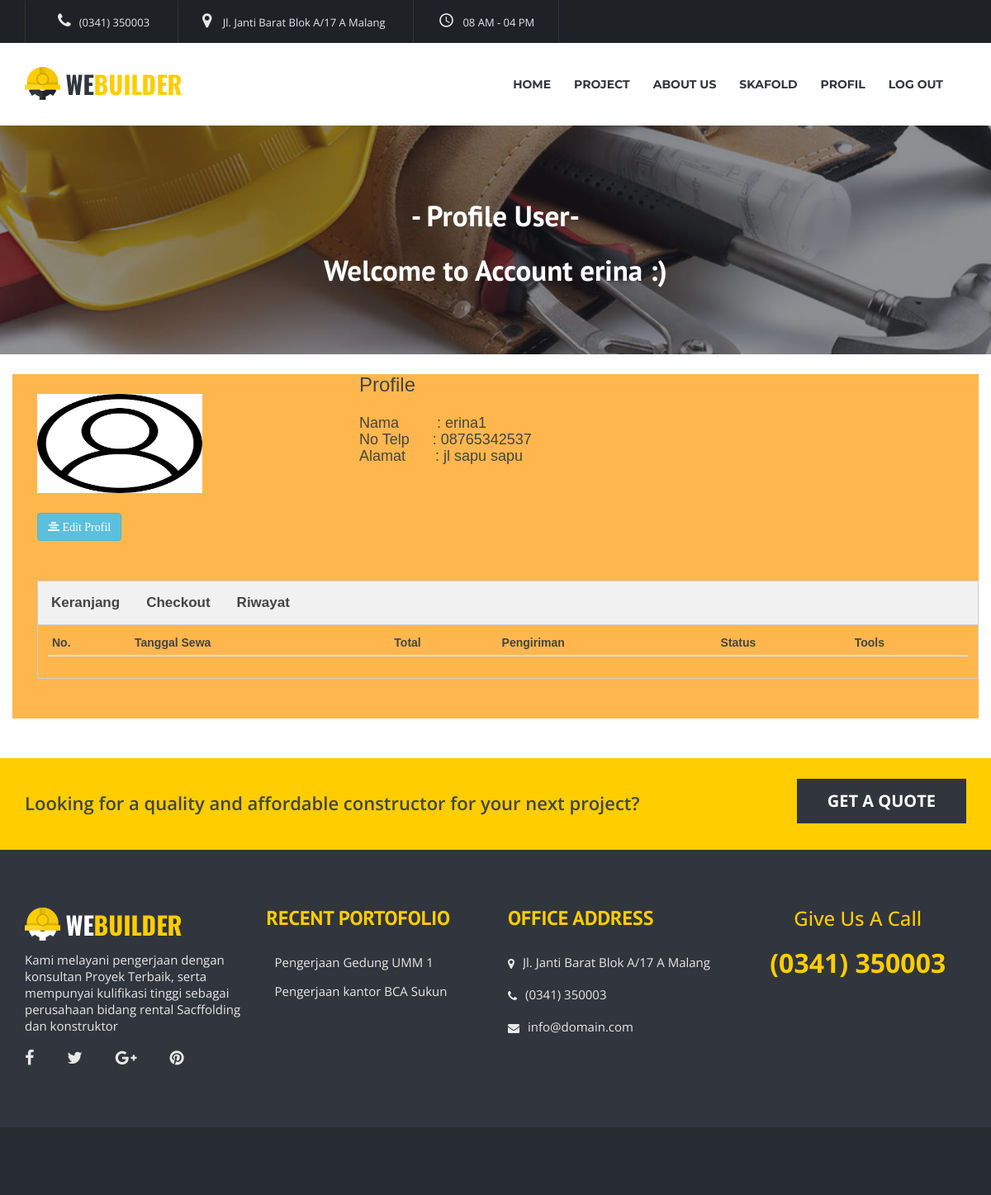
Screenshot of /ProfilBar.php (signed in) with the database file from the repository.
### tables this page shows
CREATE TABLE `user` (
  `id_user` int(11) NOT NULL,
  `username` varchar(100) NOT NULL,
  `password` varchar(500) NOT NULL,
  `email` varchar(100) NOT NULL,
  `status` varchar(100) NOT NULL,
  `nama` varchar(100) NOT NULL,
  `foto` varchar(100) DEFAULT 'p.png',
  `no_telp` varchar(100) NOT NULL,
  `alamat` varchar(100) NOT NULL
);

### ProfilBar.php (the view, shortened to what this page needs)
<?php
include "koneksi/koneksi.php";
$jamPemesanan = $idPenyewa = $idAdmin = $idKeranjang = $jaminanCheckout = $totalCheckout = $masaSewa = $total = $jumlahSet = $jaminan = $bayar = 0;
$username = $_SESSION['username'];
$queryIdUser = mysqli_query($mysqli, "SELECT * FROM user WHERE username='$username'") or die("data salah: " . mysqli_error($mysqli));
while ($show = mysqli_fetch_array($queryIdUser)) {
    $nama = $show['nama'];
    $no_telp = $show['no_telp'];
    $alamat = $show['alamat'];
    $foto = $show['foto'];
}
?>
<!DOCTYPE html>
<html lang="en">
<head>
    <link href="css/font-awesome.min.css" rel="stylesheet">
    <link href="css/materialdesignicons.min.css" rel="stylesheet">
    <link href="css/bootstrap.min.css" rel="stylesheet">
    <link href="vendors/revolution/css/settings.css" rel="stylesheet">
    <link href="vendors/revolution/css/layers.css" rel="stylesheet">
    <link href="vendors/revolution/css/navigation.css" rel="stylesheet">
    <link href="vendors/animate-css/animate.css" rel="stylesheet">
    <link href="vendors/owl-carousel/assets/owl.carousel.min.css" rel="stylesheet">
    <link href="css/style.css" rel="stylesheet">
    <link href="css/responsive.css" rel="stylesheet">
    <link href="//netdna.bootstrapcdn.com/twitter-bootstrap/2.3.2/css/bootstrap-combined.min.css" rel="stylesheet" id="bootstrap-css">
</head>
<body>
    <header class="main_header_area">
        <div class="header_top_area">
            <div class="container">
                <div class="pull-left">
                    <a href="#"><i class="fa fa-phone"></i>(0341) 350003</a>
                    <a href="#"><i class="fa fa-map-marker"></i> Jl. Janti Barat Blok A/17 A Malang </a>
                    <a href="#"><i class="mdi mdi-clock"></i>08 AM - 04 PM</a>
                </div>
            </div>
        </div>
        <div class="main_menu_area">
            <div class="container">
                <nav class="navbar navbar-default">
                    <div class="navbar-header">
                        <a class="navbar-brand" href="index.php"><img src="img/logo.png" alt=""></a>
                    </div>
                    <div class="collapse navbar-collapse" id="bs-example-navbar-collapse-1">
                        <ul class="nav navbar-nav navbar-right">
                            <li><a href="index.php">Home</a></li>
                            <li><a href="projectBar.php">Project</a></li>
                            <li><a href="aboutUs.php">About Us</a></li>
                            <li>
                                <?php
                                if ($masaSewa != 0) {
                                    echo '<a href="skafoldBar.php?masa_sewa=' . $masaSewa . '">Skafold</a>';
                                } else {
                                    echo '<a href="skafoldBar.php">Skafold</a>';
                                }
                                ?>
                            </li>
                            <?php if (!isset($_SESSION['username'])) {
                                echo '<li><a href="admin/login.php">Login</a></li>';
                            } else {
                                echo '<li><a href="profilBar.php">Profil</a></li>';
                                echo '<li><a href="admin/logout.php">Log Out</a></li>';
                            }
                            ?>
                        </ul>
                    </div>
                </nav>
            </div>
        </div>
    </header>
    <section class="banner_area">
        <div class="container">
            <div class="banner_inner_text">
                <h4>- Profile User-</h4>
                <ul> <br>
                    <div class="content">
                        <?php if (isset($_SESSION['username'])) : ?>
                            <div class="banner_inner_text">
                                <h4>
                                    <p>
                                        Welcome to Account
                                        <strong>
                                            <?php echo $_SESSION['username']; ?>
                                        </strong> :)
                                    </p>
                                </h4>
                            </div>
                        <?php endif ?>
                    </div>
            </div>
        </div>
    </section>
    <br>
    <div class="container-fluid">
        <div class="product-status mg-b-30">
            <div class="container-fluid" style="background-color: #FFB74D">
                <div class="container">
                    <div class="row">
                        <div class="col-md-4">
                            <br>
                            <img id="myImg" src="img/users/<?php echo $foto; ?>" width="200" height="120"><br>
                            <br> <a href="editUserProfile.php" class="btn btn-info"> <b>
                                    <style:'<i class="fa fa-align-center" aria-hidden="true"> Edit Profil </i>
                                </b></a>
                        </div>
                        <div class="col-md-8">
                            <h3> Profile </h3>
                            <br>
                            <b>
                                <h4>
                                    <p> Nama &emsp;&emsp; : <?php echo $nama; ?> </p>
                                </h4>
                            </b>
                            <b>
                                <h4>
                                    <p> No Telp &emsp; : <?php echo $no_telp; ?> </p>
                                </h4>
                            </b>
                            <b>
                                <h4>
                                    <p> Alamat&emsp;&emsp;: <?php echo $alamat; ?> </p>
                                </h4>
                            </b>
                        </div>
                    </div>
                    <br>
                    <br>
                    <div class="row">
                        <div class="col-md-12">
                            <div class="tab">
                                <button class="tablinks" onclick="openTabs(event, 'Keranjang')"> <b> Keranjang </b></button>
                                <button class="tablinks" onclick="openTabs(event, 'Checkout')"> <b> Checkout </b> </button>
                                <button class="tablinks" onclick="openTabs(event, 'Riwayat')"> <b> Riwayat </b> </button>
                            </div>
                            <div id="Riwayat" class="tabcontent">
                                <div class="product-status-wrap">
                                    <div class="row">
                                        <div class="col-lg-12 col-md-12 col-sm-12 col-xs-12">
                                            <table class="table table-condensed">
                                                <thead>
                                                    <tr>
                                                        <b>
                                                            <th>No.</th>
                                                            <th>Tanggal Sewa</th>
                                                            <th>Total</th>
                                                            <th>Pengiriman</th>
                                                            <th>Status</th>
                                                            <th>Tools</th>
                                                    </tr> </b>
                                                </thead>
                                            </table>
                                        </div>
                                    </div>
                                </div>
                            </div>
                        </div>
                    </div>
                    <br> <br>
                </div>
            </div>
        </div>
    </div>
    <br>
    <br>
    <section class="get_quote_area yellow_get_quote">
        <div class="container">
            <div class="pull-left">
                <h4>Looking for a quality and affordable constructor for your next project?</h4>
            </div>
            <div class="pull-right">
                <a class="get_btn_black" href="#">GET A QUOTE</a>
            </div>
        </div>
    </section>
    <footer class="footer_area">
        <div class="footer_widgets_area">
            <div class="container">
                <div class="row footer_widgets_inner">
                    <div class="col-md-3 col-sm-6">
                        <aside class="f_widget about_widget">
                            <img src="img/footer-logo.png" alt="">
                            <p>Kami melayani pengerjaan dengan konsultan Proyek Terbaik, serta mempunyai kulifikasi tinggi sebagai perusahaan bidang rental Sacffolding dan konstruktor </p>
                            <ul>
                                <li><a href="#"><i class="fa fa-facebook"></i></a></li>
                                <li><a href="#"><i class="fa fa-twitter"></i></a></li>
                                <li><a href="#"><i class="fa fa-google-plus"></i></a></li>
                                <li><a href="#"><i class="fa fa-pinterest"></i></a></li>
                            </ul>
                        </aside>
                    </div>
                    <div class="col-md-3 col-sm-6">
                        <aside class="f_widget recent_widget">
                            <div class="f_w_title">
                                <h3>Recent Portofolio</h3>
                            </div>
                            <div class="recent_w_inner">
                                <div class="media">
                                    <div class="media-left">
                                    </div>
                                    <div class="media-body">
                                        <a href="#">
                                            <p>Pengerjaan Gedung UMM 1</p>
                                        </a>
                                    </div>
                                </div>
                                <div class="media">
                                    <div class="media-left">
                                    </div>
                                    <div class="media-body">
                                        <a href="#">
                                            <p>Pengerjaan kantor BCA Sukun</p>
                                        </a>
                                    </div>
                                </div>
                            </div>
                        </aside>
                    </div>
                    <div class="col-md-3 col-sm-6">
                        <aside class="f_widget address_widget">
                            <div class="f_w_title">
                                <h3>Office Address</h3>
                            </div>
                            <div class="address_w_inner">
                                <div class="media">
                                    <div class="media-left">
                                        <i class="fa fa-map-marker"></i>
                                    </div>
                                    <div class="media-body">
                                        <p> Jl. Janti Barat Blok A/17 A Malang</p>
                                    </div>
                                </div>
                                <div class="media">
                                    <div class="media-left">
                                        <i class="fa fa-phone"></i>
                                    </div>
                                    <div class="media-body">
                                        <p>(0341) 350003 </p>
                                    </div>
                                </div>
                                <div class="media">
                                    <div class="media-left">
                                        <i class="fa fa-envelope"></i>
                                    </div>
                                    <div class="media-body">
                                        <p>info@domain.com</p>
                                    </div>
                                </div>
                            </div>
                        </aside>
                    </div>
                    <div class="col-md-3 col-sm-6">
                        <aside class="f_widget give_us_widget">
                            <h5>Give Us A Call</h5>
                            <h4>(0341) 350003 </h4>
                        </aside>
                    </div>
                </div>
            </div>
        </div>
        <div class="footer_copy_right">
        </div>
    </footer>
</body>
</html>

### ProfilBar.php (style rules this page uses)
body { font-family: Arial; }
.tab { overflow: hidden; border: 1px solid #ccc; background-color: #f1f1f1; }
.tab button { background-color: inherit; float: left; border: none; outline: none; cursor: pointer; padding: 14px 16px; transition: 0.3s; font-size: 17px; }
.tabcontent { display: none; padding: 6px 12px; border: 1px solid #ccc; border-top: none; }

### rows the page displays
user: foto (picture), nama "erina1", no_telp "08765342537", alamat "jl sapu sapu"

### other values shown
$_SESSION['username'] "erina"
